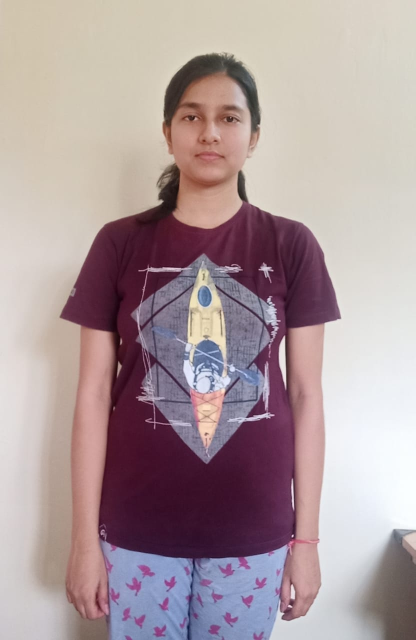
#> input picture required_images/tryOn.jpeg, 831 x 1280 px, found by its file name (shown at 1/2 size)
$ python skin_tone_detection.py
#> lines starting #> are read from the running program, lines starting #| are printed output that depends on the picture; after the words box and inside, x2 and y2 are one past the last pixel; in counts of white or black regions, pixels touching at a corner belong together

# !pip install imutils

import numpy as np
import cv2
from sklearn.cluster import KMeans
from collections import Counter
import imutils
import pprint
from matplotlib import pyplot as plt
import random
import os


def extractSkin(image):
  # minRange for min skin color Rnage
  # maxRange for maximum skin color Range
  minRange = np.array([100,133,77],np.uint8)
  maxRange = np.array([235,173,127],np.uint8)
  #image = cv2.imread(r"/required_images/tryOn.jpg")
  image = cv2.imread(r"F:\Hackathon\nitriders_myntra\required_images\tryOn.jpeg")
  #image.show()

  # change our image bgr to ycr using cvtcolor() method
  YCRimage = cv2.cvtColor(image,cv2.COLOR_BGR2YCR_CB)
  # apply min or max range on skin area in our image
  skinArea = cv2.inRange(YCRimage,minRange,maxRange)
  detectedSkin = cv2.bitwise_and(image, image, mask = skinArea)

  return detectedSkin
# ------------------------------------------------------------
def removeBlack(estimator_labels, estimator_cluster):
  # Check for black
  hasBlack = False

  # Get the total number of occurance for each color
  occurance_counter = Counter(estimator_labels)


  # Quick lambda function to compare to lists
  compare = lambda x, y: Counter(x) == Counter(y)

  # Loop through the most common occuring color
  for x in occurance_counter.most_common(len(estimator_cluster)):

    # Quick List comprehension to convert each of RBG Numbers to int
    color = [int(i) for i in estimator_cluster[x[0]].tolist() ]


    # Check if the color is [0,0,0] that if it is black
    if compare(color , [0,0,0]) == True:
      # delete the occurance
      del occurance_counter[x[0]]
      # remove the cluster
      hasBlack = True
      estimator_cluster = np.delete(estimator_cluster,x[0],0)
      break


  return (occurance_counter,estimator_cluster,hasBlack)
# -------------------------------------------------------------------------------------
def getColorInformation(estimator_labels, estimator_cluster,hasThresholding=False):

  # Variable to keep count of the occurance of each color predicted
  occurance_counter = None

  # Output list variable to return
  colorInformation = []


  #Check for Black
  hasBlack =False

  # If a mask has be applied, remove th black
  if hasThresholding == True:

    (occurance,cluster,black) = removeBlack(estimator_labels,estimator_cluster)
    occurance_counter =  occurance
    estimator_cluster = cluster
    hasBlack = black

  else:
    occurance_counter = Counter(estimator_labels)

  # Get the total sum of all the predicted occurances
  totalOccurance = sum(occurance_counter.values())


  # Loop through all the predicted colors
  for x in occurance_counter.most_common(len(estimator_cluster)):

    index = (int(x[0]))

    # Quick fix for index out of bound when there is no threshold
    index =  (index-1) if ((hasThresholding & hasBlack)& (int(index) !=0)) else index

    # Get the color number into a list
    color = estimator_cluster[index].tolist()

    # Get the percentage of each color
    color_percentage= (x[1]/totalOccurance)

    #make the dictionay of the information
    colorInfo = {"cluster_index":index , "color": color , "color_percentage" : color_percentage }

    # Add the dictionary to the list
    colorInformation.append(colorInfo)


  return colorInformation
# ----------------------------------------------------------------------------
def extractDominantColor(image,number_of_colors=5,hasThresholding=False):

  # Quick Fix Increase cluster counter to neglect the black(Read Article)
  if hasThresholding == True:
    number_of_colors +=1

  # Taking Copy of the image
  img = image.copy()

  # Convert Image into RGB Colours Space
  img = cv2.cvtColor(img,cv2.COLOR_BGR2RGB)

  # Reshape Image
  img = img.reshape((img.shape[0]*img.shape[1]) , 3)

  #Initiate KMeans Object
  estimator = KMeans(n_clusters=number_of_colors, random_state=0)

  # Fit the image
  estimator.fit(img)

  # Get Colour Information
  colorInformation = getColorInformation(estimator.labels_,estimator.cluster_centers_,hasThresholding)
  return colorInformation
# ----------------------------------------------------------------------------------------------------
def plotColorBar(colorInformation):
  #Create a 500x100 black image
  color_bar = np.zeros((100,500,3), dtype="uint8")

  top_x = 0
  for x in colorInformation:
    bottom_x = top_x + (x["color_percentage"] * color_bar.shape[1])

    color = tuple(map(int,(x['color'])))

    cv2.rectangle(color_bar , (int(top_x),0) , (int(bottom_x),color_bar.shape[0]) ,color , -1)
    top_x = bottom_x
  return color_bar
# -------------------------------------------------------------------------
def prety_print_data(color_info):
  for x in color_info:
    print(pprint.pformat(x))
    print()
# --------------------------------------------------------------------------------------------------------------
# Get Image from URL. If you want to upload an image file and use that comment the below code and replace with  image=cv2.imread("FILE_NAME")
#image =  imutils.url_to_image("https://images.iphonephotographyschool.com/24743/708/portrait-photography.jpg")
image = cv2.imread(r"F:\Hackathon\nitriders_myntra\required_images\tryOn.jpeg")
#> image is the input picture: shape (1280, 831, 3); mean B, G, R 156.8, 154.5, 172.4

print(image)
#> (printed output is left out)

# Resize image to a width of 250
image = imutils.resize(image,width=250)
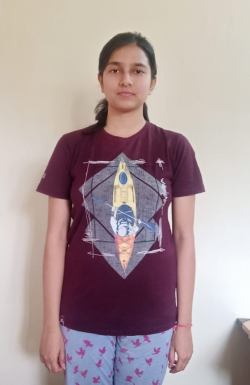
#> image: shape (385, 250, 3); mean B, G, R 156.8, 154.5, 172.4

#Show image
plt.imshow(cv2.cvtColor(image,cv2.COLOR_BGR2RGB))
plt.show()


# Apply Skin Mask
skin = extractSkin(image)
#> in extractSkin, `YCRimage = cv2.cvtColor(image,cv2.COLOR_BGR2YCR_CB)`: YCRimage: shape (1280, 831, 3); mean of channels 0, 1, 2 160.1, 136.8, 126.1
#> in extractSkin, `skinArea = cv2.inRange(YCRimage,minRange,maxRange)`:
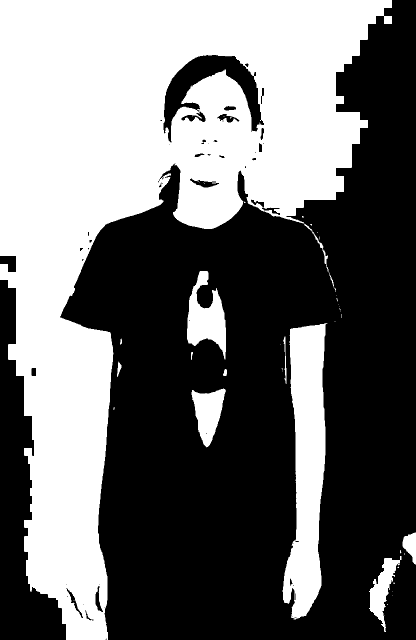
#> skinArea: shape (1280, 831) (shown at 1/2 size); 43.6% white; 44 white regions (32 under 20 px), largest, box (x1, y1, x2, y2) and area: (0, 0, 784, 1280) 412572, (565, 646, 655, 1239) 34099, (374, 542, 452, 719) 7230
#> in extractSkin, `detectedSkin = cv2.bitwise_and(image, image, mask = skinArea)`:
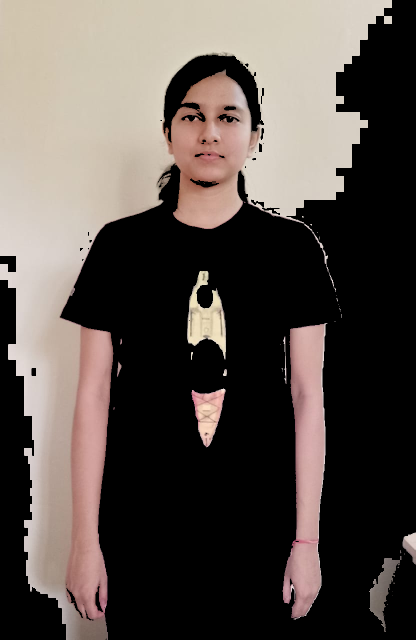
#> detectedSkin: shape (1280, 831, 3) (shown at 1/2 size); mean B, G, R 74.5, 79.9, 88.3

plt.imshow(cv2.cvtColor(skin,cv2.COLOR_BGR2RGB))
plt.show()


# Find the dominant color. Default is 1 , pass the parameter 'number_of_colors=N' where N is the specified number of colors
dominantColors = extractDominantColor(skin,hasThresholding=True)
#> dominantColors = 5 items


#Show in the dominant color information
print("Color Information")
prety_print_data(dominantColors)
#> the loop in prety_print_data, `for x in color_info:` made 5 passes
#> (printed output is left out)


#Show in the dominant color as bar
print("Color Bar")
colour_bar = plotColorBar(dominantColors)
#> the loop in plotColorBar, `for x in colorInformation:` made 5 passes
#> (bottom_x, color, top_x) on passes 1 to 5: (170.8, (209, 198, 181), 170.8), (323.1, (216, 207, 195), 323.1), (410.4, (199, 166, 158), 410.4), (469.5, (179, 139, 130), 469.5), (500, (147, 108, 100), 500)
#> after the loop in plotColorBar, `for x in colorInformation:`:
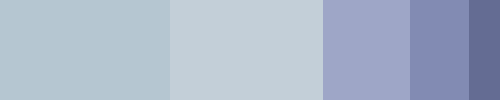
#> color_bar: shape (100, 500, 3); mean of channels 0, 1, 2 202, 182.6, 170.2; drawn as B, G, R
plt.axis("off")
plt.imshow(colour_bar)
plt.show()

# """color extraction

# """
# -----------------------------------------------------------
dom_list = dominantColors[0]['color']
#> dom_list = [209.3, 198, 181]
#print(dom_list)

dark_path = "F:\Hackathon\nitriders_myntra\required_images\dark_cloth"
dark_list = []
for root, dirs, files in os.walk(dark_path):
  dark_list += files

medium_path = "F:\Hackathon\nitriders_myntra\required_images\medium_cloth"
medium_list = []
for root, dirs, files in os.walk(medium_path):
  medium_list += files

light_path = "F:\Hackathon\nitriders_myntra\required_images\light_cloth"
light_list = []
for root, dirs, files in os.walk(light_path):
  light_list += files


print("Recommended cloths according to your complexion")

if (dom_list[0] > 233 and dom_list[0] < 250) and (dom_list[1] > 190 and dom_list[1] < 226) and (dom_list[2] > 170 and dom_list[2] < 215):   #fair
  #print("fair complexion")
  for i in range(0, 5):
    img = random.choice(dark_list)
    img_path = dark_path + "/" + img
    image = cv2.imread(img_path)
    plt.imshow(image)
    plt.show()

elif (dom_list[0] >= 226 and dom_list[0] < 233) and (dom_list[1] >= 150 and dom_list[1] < 190) and (dom_list[2] >= 130 and dom_list[2] < 170):    #medium
  #print("medium complexion")
  for i in range(0, 5):
    img = random.choice(medium_list)
    img_path = medium_path + "/" + img
    image = cv2.imread(img_path)
    plt.imshow(image)
    plt.show()

elif (dom_list[0] > 168 and dom_list[0] < 226) and (dom_list[1] > 90 and dom_list[1] < 150) and (dom_list[2] > 97 and dom_list[2] < 130):      #dark
  #print("dark complexion")
  for i in range(0, 10):
    img = random.choice(light_list)
    img_path = light_path + "/" + img
    image = cv2.imread(img_path)
    plt.imshow(image)
    plt.show()

else:
  for i in range(0, 10):
#> (the run stopped early here; a loop or call above may not have finished)
